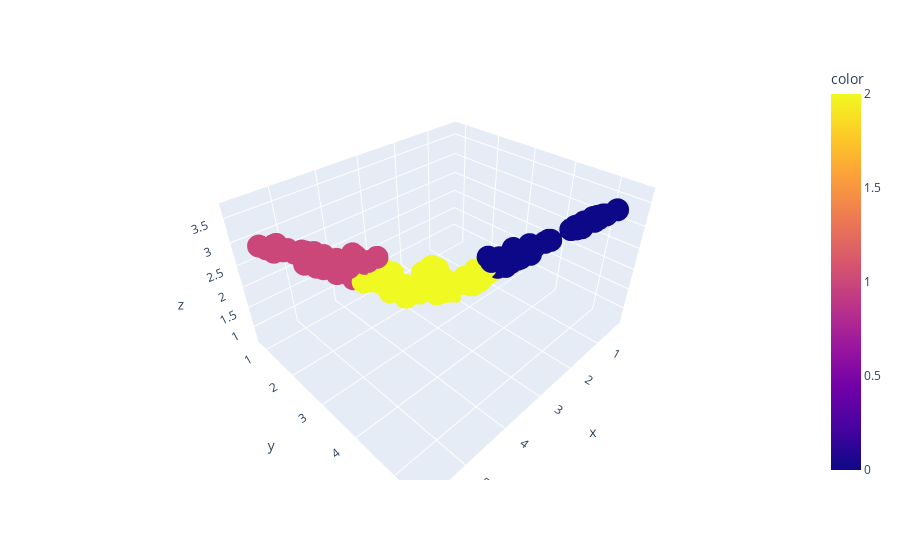

The cell this chart's notebook holds for it:
### Code cell
x = intfe_dict_kmeans3_fe['int_fe_2013'].T[0]
y = intfe_dict_kmeans3_fe['int_fe_2013'].T[1]
z = intfe_dict_kmeans3_fe['int_fe_2013'].T[2]
fig = px.scatter_3d(x=x, y=y, z=z, color = intfe_dict_kmeans3_labels['int_fe_2013'].labels_)
fig.show()

### Figure 1 — Plotly figure (JSON) as saved in the notebook; plotly's stock layout.template omitted (floating-point values rounded to 4 significant figures; data arrays with more than 128 entries replaced by an {"elided": "..."} marker saying what was removed)
{"data": [{"hovertemplate": "x=%{x}<br>y=%{y}<br>z=%{z}<br>color=%{marker.color}<extra></extra>", "legendgroup": "", "marker": {"color": {"elided": "149 int values"}, "coloraxis": "coloraxis", "symbol": "circle"}, "mode": "markers", "name": "", "scene": "scene", "showlegend": false, "type": "scatter3d", "x": {"elided": "149 float values"}, "y": {"elided": "149 float values"}, "z": {"elided": "149 float values"}}], "layout": {"coloraxis": {"colorbar": {"title": {"text": "color"}}, "colorscale": [[0, "#0d0887"], [0.1111, "#46039f"], [0.2222, "#7201a8"], [0.3333, "#9c179e"], [0.4444, "#bd3786"], [0.5556, "#d8576b"], [0.6667, "#ed7953"], [0.7778, "#fb9f3a"], [0.8889, "#fdca26"], [1, "#f0f921"]]}, "legend": {"tracegroupgap": 0}, "margin": {"t": 60}, "scene": {"domain": {"x": [0, 1], "y": [0, 1]}, "xaxis": {"title": {"text": "x"}}, "yaxis": {"title": {"text": "y"}}, "zaxis": {"title": {"text": "z"}}}}}
